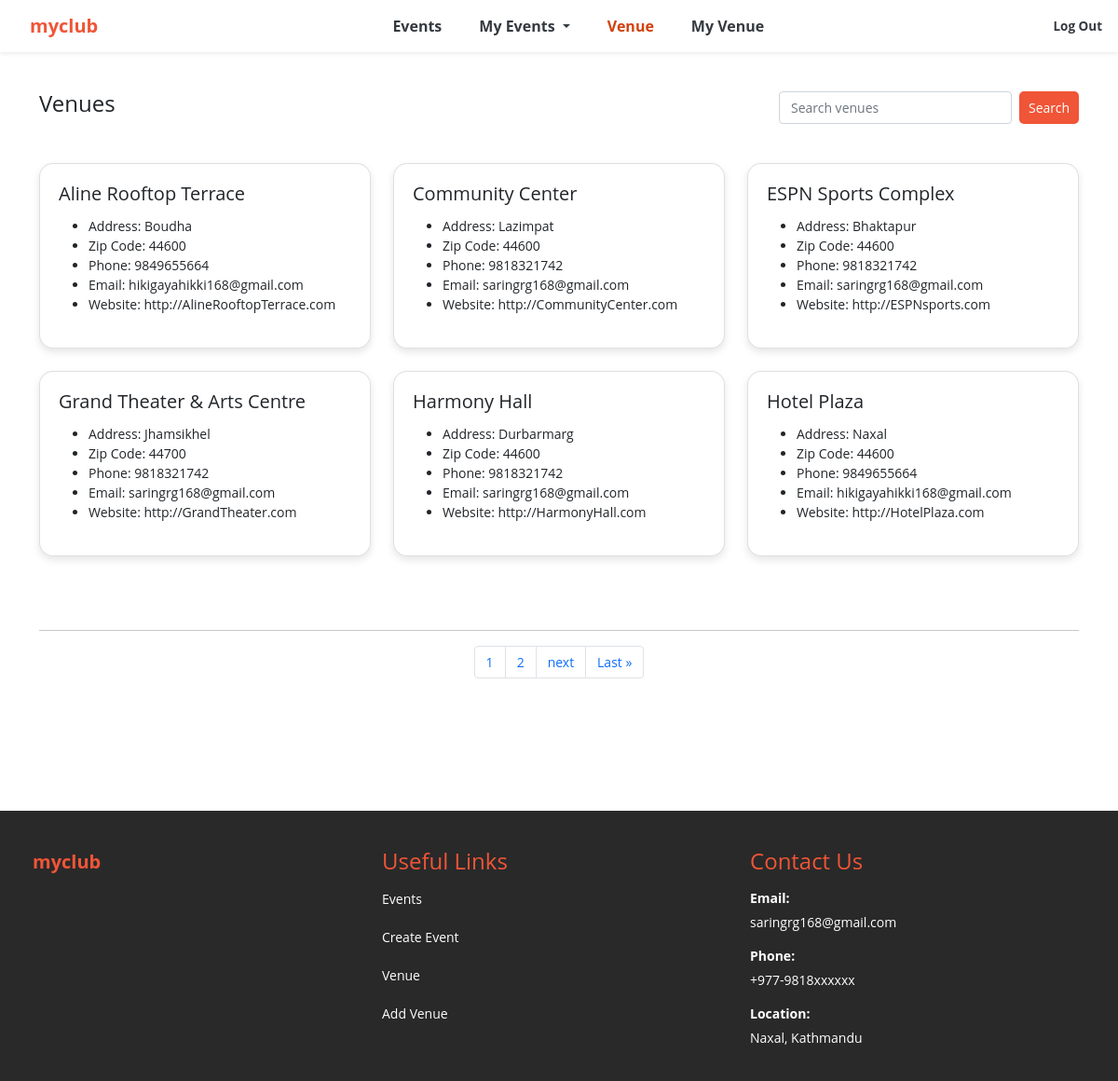
The app's page /list_venues (signed in) with its own data.
### events/models.py (models this page shows)
class Venue(models.Model):
	name = models.CharField('Venue Name', max_length=120)
	address = models.CharField(max_length=300)
	zip_code = models.CharField('Zip Code', max_length=15)
	phone_regex = RegexValidator(regex=r'^\d{10}$', message="Phone number must be exactly 10 digits.")
	phone = models.CharField('Contact Phone', max_length=10, validators=[phone_regex])
	web = models.URLField('Website Address', blank=False)
	email_address = models.EmailField('Email Address', blank=False)
	owner = models.IntegerField("Venue Owner", blank=False, default=1)
	venue_description = models.TextField(blank=False)
	venue_image = models.ImageField(null=True, blank=True, upload_to="images/")
	capacity = models.IntegerField("Capacity", blank=False)
	make_public = models.BooleanField("Make Public", default=False)
	def __str__(self):
		return self.name
	class Meta:
		ordering = ['name']

### events/views.py (the view)
# urls.py: path('list_venues', views.list_venues, name='list-venues'),
def list_venues(request):
	venue_list = Venue.objects.all().order_by('name')
	p = Paginator(Venue.objects.all(), 6)
	page = request.GET.get('page')
	venues = p.get_page(page)
	nums = "a" * venues.paginator.num_pages
	return render(request, 'events/venue.html',
		{'venue_list': venue_list, 'venues': venues, 'nums':nums})

### events/templates/events/venue.html (shortened to what this page needs)
{% extends 'events/base.html' %}
{% block content %}
    <nav class="custom-nav">
        <div>
            <h4>Venues</h4>
        </div>
        <div>
            <form class="d-flex" method="POST" action="{% url 'search-venues' %}">
                <input class="form-control me-2 small-search-input" type="search" placeholder="Search venues" aria-label="Search" name="searched">
                <button class="btn btn-outline-dark btn-light btn-sm btn-custom" type="submit">Search</button>
            </form>
        </div>
    </nav>
    <br>
    <div class="row row-cols-1 row-cols-md-3 g-4">
        {% for venue in venues %}
            <div class="col">
                <a href="{% url 'show-venue' venue.id %}" style="text-decoration: none;">
                    <div class="card h-100">
                        <div class="card-body">
                            <h5 class="card-title">{{ venue }}</h5>
                            <p class="card-text">
                                <ul>
                                    {% if venue.address %}
                                        <li>Address: {{ venue.address }}</li>
                                    {% endif %}
                                    {% if venue.zip_code %}
                                        <li>Zip Code: {{ venue.zip_code }}</li>
                                    {% endif %}
                                    {% if venue.phone %}
                                        <li>Phone: {{ venue.phone }}</li>
                                    {% endif %}
                                    {% if venue.email_address %}
                                        <li>Email: {{ venue.email_address }}</li>
                                    {% endif %}
                                    {% if venue.web %}
                                        <li>Website: <a href="{{ venue.web }}" target="_blank">{{ venue.web }}</a></li>
                                    {% endif %}
                                </ul>
                            </p>
                        </div>
                    </div>
                </a>
            </div>
        {% endfor %}
    </div>
    <br><br><br>
    <hr>
    <nav aria-label="Page navigation example">
        <ul class="pagination justify-content-center">
            {% for i in nums %}
                <li class="page-item">
                    <a class="page-link" href="?page={{ forloop.counter }}">{{ forloop.counter }}</a>
                </li>
            {% endfor %}
            {% if venues.has_next %}
                <li class="page-item">
                    <a class="page-link" href="?page={{ venues.next_page_number }}">next</a>
                </li>
                <li class="page-item">
                    <a class="page-link" href="?page={{ venues.paginator.num_pages }}">Last &raquo</a>
                </li>
            {% endif %}
        </ul>
    </nav>
{% endblock %}

### events/templates/events/base.html (style rules this page uses)
body { font-size: 14px; font-weight: 400; font-family: "Open Sans", sans-serif; background: #FFFFFF; }
.form-control { font-size: 14px; }
.custom-nav { display: flex; justify-content: space-between; align-items: center; padding-top: 20px; padding-bottom: 20px; background-color: #FFFFFF; }
.small-search-input { width: 250px; height: 35px; font-size: 14px; }
.d-flex { padding-right: 0px; }
.btn-custom { font-size: 14px; color: #FFFFFF; background-color: #f05537; cursor: pointer; padding: 5px 10px; text-decoration: none; border: none; border-radius: 5px; }
* { scrollbar-width: none; -ms-overflow-style: none; }

### events/templates/events/navbar.html (style rules this page uses)
:root { --bs-primary: #f05537; --bs-orange: #d1410c; }

### events/templates/events/venue.html (style rules this page uses)
.card { border-radius: 15px; box-shadow: 0 4px 8px rgba(0, 0, 0, 0.1); transition: transform 0.3s ease-in-out, box-shadow 0.3s ease-in-out; overflow: hidden; }
.card a { color: inherit; text-decoration: none; }
.card-body { padding: 20px; }
.card-title { font-size: 1.25rem; margin-bottom: 0.75rem; }

### records on screen
Venue: name "Aline Rooftop Terrace", address "Boudha", zip_code "44600", phone "9849655664", email_address "hikigayahikki168@gmail.com", web "http://AlineRooftopTerrace.com"
Venue: name "Community Center", address "Lazimpat", zip_code "44600", phone "9818321742", email_address "saringrg168@gmail.com", web "http://CommunityCenter.com"
Venue: name "ESPN Sports Complex", address "Bhaktapur", zip_code "44600", phone "9818321742", email_address "saringrg168@gmail.com", web "http://ESPNsports.com"
Venue: name "Grand Theater & Arts Centre", address "Jhamsikhel", zip_code "44700", phone "9818321742", email_address "saringrg168@gmail.com", web "http://GrandTheater.com"
Venue: name "Harmony Hall", address "Durbarmarg", zip_code "44600", phone "9818321742", email_address "saringrg168@gmail.com", web "http://HarmonyHall.com"
Venue: name "Hotel Plaza", address "Naxal", zip_code "44600", phone "9849655664", email_address "hikigayahikki168@gmail.com", web "http://HotelPlaza.com"
